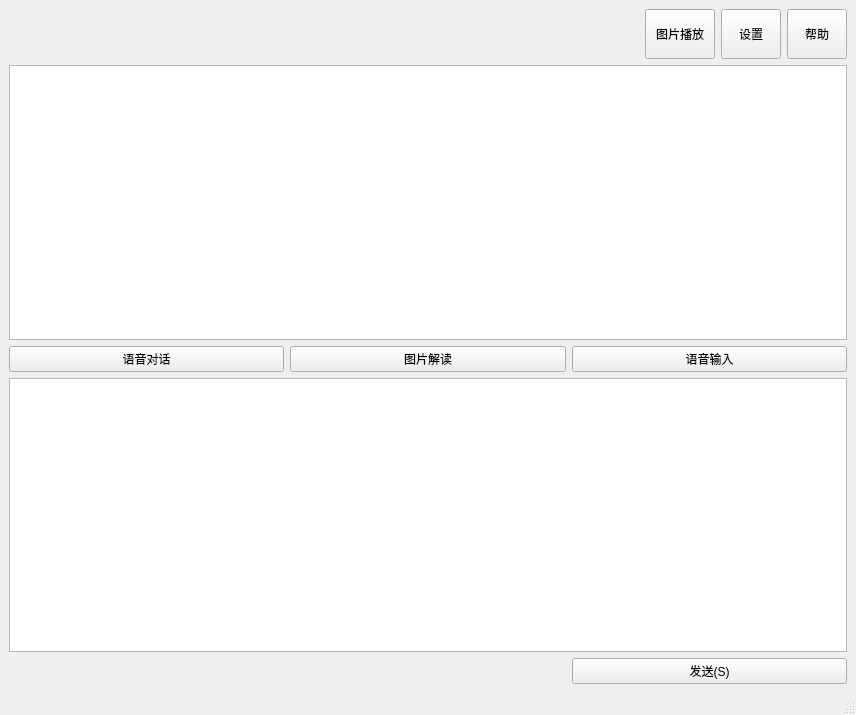
<?xml version="1.0" encoding="UTF-8"?>
<ui version="4.0">
 <class>MqttClient</class>
 <widget class="QMainWindow" name="MqttClient">
  <property name="geometry">
   <rect>
    <x>0</x>
    <y>0</y>
    <width>856</width>
    <height>715</height>
   </rect>
  </property>
  <property name="windowTitle">
   <string>AIOT_NiK_GPT</string>
  </property>
  <widget class="QWidget" name="centralwidget">
   <layout class="QGridLayout" name="gridLayout_3">
    <item row="0" column="0">
     <layout class="QGridLayout" name="gridLayout_2">
      <item row="0" column="2">
       <widget class="QPushButton" name="login_btn">
        <property name="minimumSize">
         <size>
          <width>50</width>
          <height>40</height>
         </size>
        </property>
        <property name="maximumSize">
         <size>
          <width>60</width>
          <height>50</height>
         </size>
        </property>
        <property name="text">
         <string>设置</string>
        </property>
       </widget>
      </item>
      <item row="1" column="0" colspan="4">
       <layout class="QGridLayout" name="gridLayout">
        <item row="0" column="0" colspan="3">
         <widget class="QListWidget" name="listWidget">
          <property name="enabled">
           <bool>true</bool>
          </property>
         </widget>
        </item>
        <item row="1" column="0">
         <widget class="QPushButton" name="speech_Button">
          <property name="enabled">
           <bool>true</bool>
          </property>
          <property name="text">
           <string>语音对话</string>
          </property>
         </widget>
        </item>
        <item row="1" column="1">
         <widget class="QPushButton" name="file_btn">
          <property name="text">
           <string>图片解读</string>
          </property>
         </widget>
        </item>
        <item row="1" column="2">
         <widget class="QPushButton" name="speech_to_Txt">
          <property name="text">
           <string>语音输入</string>
          </property>
         </widget>
        </item>
        <item row="2" column="0" colspan="3">
         <widget class="QTextEdit" name="send_textEdit"/>
        </item>
        <item row="3" column="2">
         <widget class="QPushButton" name="send_Button">
          <property name="enabled">
           <bool>true</bool>
          </property>
          <property name="text">
           <string>发送(S)</string>
          </property>
         </widget>
        </item>
       </layout>
      </item>
      <item row="0" column="3">
       <widget class="QPushButton" name="help_btn">
        <property name="minimumSize">
         <size>
          <width>50</width>
          <height>40</height>
         </size>
        </property>
        <property name="maximumSize">
         <size>
          <width>60</width>
          <height>50</height>
         </size>
        </property>
        <property name="text">
         <string>帮助</string>
        </property>
       </widget>
      </item>
      <item row="0" column="1">
       <widget class="QPushButton" name="PicPlay_btn">
        <property name="minimumSize">
         <size>
          <width>60</width>
          <height>50</height>
         </size>
        </property>
        <property name="maximumSize">
         <size>
          <width>70</width>
          <height>60</height>
         </size>
        </property>
        <property name="text">
         <string>图片播放</string>
        </property>
       </widget>
      </item>
     </layout>
    </item>
   </layout>
  </widget>
  <widget class="QMenuBar" name="menubar">
   <property name="geometry">
    <rect>
     <x>0</x>
     <y>0</y>
     <width>856</width>
     <height>23</height>
    </rect>
   </property>
  </widget>
  <widget class="QStatusBar" name="statusbar"/>
 </widget>
 <resources/>
 <connections/>
</ui>
